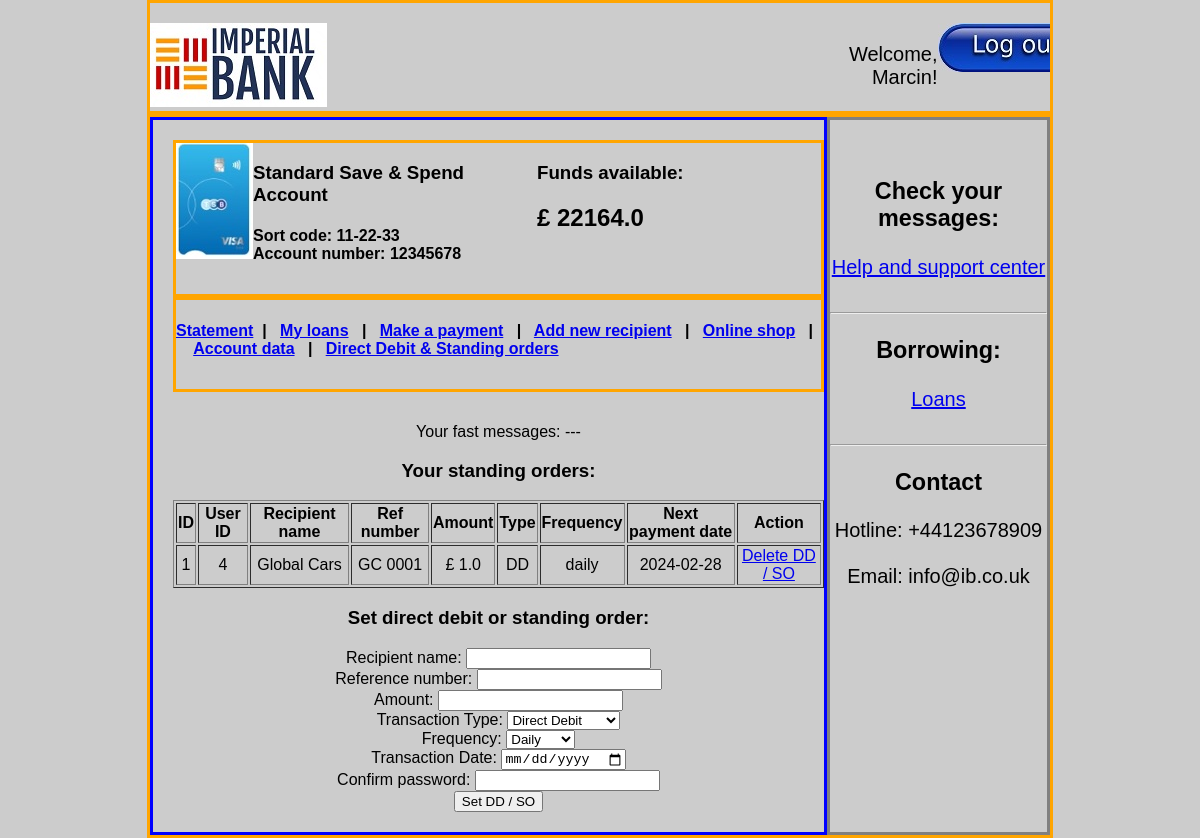
The app's page /direct_debit_standing_orders (signed in) with its own data.
### models/models.py (models this page shows, shortened)
class Users(db.Model, UserMixin):
    id = db.Column(db.Integer, primary_key=True)
    username = db.Column(db.String(50), unique=True, nullable=False)
    password_hash = db.Column(db.String(128), nullable=False)
    role = db.Column(db.String(20), nullable=False, default='client')
    email = db.Column(db.String(120), unique=True, nullable=False)
    phone_number = db.Column(db.String(20), nullable = False)
    country = db.Column(db.String(50))
    transactions = db.relationship('Transaction', backref='user', lazy=True)

class Transaction(db.Model):
    user_id = db.Column(db.Integer, db.ForeignKey('users.id'), nullable=False)
    id = db.Column(db.Integer, primary_key=True)
    transaction_date = db.Column(db.Date, default=date.today)
    transaction_type = db.Column(db.String(20), nullable=False)
    sort_code = db.Column(db.String(10), nullable=False)
    account_number = db.Column(db.String(20), nullable=False)
    transaction_description = db.Column(db.String(255) , nullable=False)
    debit_amount = db.Column(db.Float)
    credit_amount = db.Column(db.Float)
    balance = db.Column(db.Float, nullable=False)

class DDSO(db.Model):
    id = db.Column(db.Integer, primary_key=True)
    user_id = db.Column(db.Integer, db.ForeignKey('users.id'), nullable=False)
    recipient = db.Column(db.String(50),  nullable=False)
    reference_number = db.Column(db.String(100), nullable=False)
    amount = db.Column(db.Float, nullable=False)
    transaction_type = db.Column(db.String(20), nullable=False)
    frequency = db.Column(db.String(50))  # 'daily' 'monthly' etc
    next_payment_date = db.Column(db.Date, nullable=False)

### routes/transfer.py (the view, shortened to what this page needs)
@ddso_bp.route('/direct_debit_standing_orders', methods=['GET', 'POST'])
@login_required
def ddso():
    user_transactions = Transaction.query.filter_by(user_id=current_user.id).all()
    user_dd_so = DDSO.query.filter_by(user_id=current_user.id).all()
    last_transaction = Transaction.query.filter_by(user_id=current_user.id).order_by(Transaction.id.desc()).first()
    form = DDSOForm()
    return render_template('ddso.html', form=form, user=current_user, all_transactions=user_transactions, all_dd_so=user_dd_so,  last_transaction=last_transaction)

### forms/forms.py
class DDSOForm(FlaskForm):
    amount = FloatField('Amount', validators=[DataRequired(), NumberRange(min=0)])
    recipient = StringField('Recipient', validators=[DataRequired()])
    reference_number = StringField('Reference number', validators=[DataRequired()])
    next_payment_date = DateField('Next payment date', format='%Y-%m-%d', validators=[DataRequired()])
    transaction_type = SelectField('Transaction type', choices=[('DD', 'Direct Debit'), ('SO', 'Standing Order')], validators=[DataRequired()])
    frequency = SelectField('Frequency', choices=[('monthly', 'Monthly'), ('daily', 'Daily')], validators=[DataRequired()])
    confirm_password = PasswordField('Confirm Password', validators=[DataRequired()])
    submit = SubmitField('Add DD / SO')

### app.py (called while the page is built)
@app.before_request
def initialize_database():
    db.create_all()
    session.permanent = True

@login_manager.user_loader
def load_user(user_id):
    return Users.query.get(int(user_id))

### templates/ddso.html (shortened to what this page needs)
{% extends 'base2.html' %}
{% block precontent %}
{% with messages = get_flashed_messages() %}
{% if not messages %}
    <p>Your fast messages: ---</p>
{% endif %}
{% endwith %}
<h3>Your standing orders: </h3>
<table border="1" class="center-table">
    <thead>
    <tr>
        <th>ID</th>
        <th>User ID</th>
        <th>Recipient name</th>
        <th>Ref number</th>
        <th>Amount</th>
        <th>Type</th>
        <th>Frequency</th>
        <th>Next payment date</th>
        <th>Action</th>
    </tr>
    </thead>
    <tbody>
    {% for dd_so in all_dd_so %}
        <tr>
            <td>{{ dd_so.id}}</td>
            <td>{{ dd_so.user_id }}</td>
            <td>{{ dd_so.recipient }}</td>
            <td>{{ dd_so.reference_number }}</td>
            <td>£ {{ dd_so.amount }}</td>
            <td>{{ dd_so.transaction_type }}</td>
            <td>{{ dd_so.frequency }}</td>
            <td>{{ dd_so.next_payment_date }}</td>
            <td><a href="{{ url_for('delete_ddso', id = dd_so.id) }}" >Delete DD / SO</a></td>
        </tr>
    {% endfor %}
    </tbody>
</table>
<h3>Set direct debit or standing order:</h3>
<form action="{{ url_for('ddso_bp.ddso') }}" method="post" role="form">
    <label for="recipient">Recipient name:</label>
    <input type="text" id="recipient" name="recipient" required><br>
    <label for="reference_number">Reference number:</label>
    <input type="text" id="reference_number" name="reference_number" required><br>
    <label for="amount">Amount:</label>
    <input type="number" step="0.01" id="amount" name="amount" required><br>
    <label for="transaction_type">Transaction Type:</label>
    <select id="transaction_type" name="transaction_type" def required>
        <option value="DD">Direct Debit</option>
    </select><br>
    <label for="frequency">Frequency:</label>
    <select id="frequency" name="frequency" def required>
        <option value="daily">Daily</option>
    </select><br>
    <label for="next_payment_date">Transaction Date:</label>
    <input type="date" id="next_payment_date" name="next_payment_date" required><br>
    <label for="confirm_password">Confirm password:</label>
    <input type="password" id="confirm_password" name="confirm_password" required><br>
    <input type="submit" value="Set DD / SO"><br>
</form>
{% endblock %}

### templates/base2.html (shortened to what this page needs)
<!DOCTYPE html>
<html lang="en">
<head>
    <link rel="stylesheet" href="{{ url_for('static', filename='styles.css') }}">
</head>
<body>
    <header>
        <div class="container5">
            <div class="left4">
                <img src="{{ url_for('static', filename='imperial-bank-2.jpg') }}">
            </div>
            <div class="right4">
                <p>Welcome, {{ current_user.username }}!</p>
            </div>
            <div class="right4">
                <a href="{{ url_for('logout') }}"><img src="{{ url_for('static', filename='logout.jpg') }}"> </a>
            </div>
        </div>
    </header>
    <main>
        <div class="container5">
            <div class="left5">
                <div class="container100">
                    <div class="visa">
                        <img src="{{ url_for('static', filename='visa.jpg') }}">
                    </div>
                    <div class="visa2">
                        <h3>Standard Save & Spend Account</h3>
                        <h4>Sort code: {{ last_transaction.sort_code }}  <br>
                        Account number: {{ last_transaction.account_number }}</h4>
                    </div>
                    <div class="visa3">
                        <h3>Funds available:</h3>
                        <h2> £ {{ last_transaction.balance }}</h2>
                    </div>
                </div>
                <div class="container100">
                    <h4>
                    <a href="{{ url_for('dashboard') }}"> Statement</a>&nbsp | &nbsp
                    <a href="{{ url_for('my_loans') }}"> My loans</a>  &nbsp | &nbsp
                    <a href="{{ url_for('make_payment') }}"> Make a payment</a>  &nbsp | &nbsp
                    <a href="{{ url_for('add_recipient_bp.add_recipient') }}"> Add new recipient</a>  &nbsp | &nbsp
                    <a href="{{ url_for('online_shop') }}"> Online shop</a>  &nbsp | &nbsp &nbsp
                    <a href="{{ url_for('account_data') }}"> Account data</a>  &nbsp | &nbsp
                    <a href="{{ url_for('ddso_bp.ddso') }}"> Direct Debit & Standing orders</a> </h4>
                </div>
                <div class="center">
                    {% block precontent%}
                    {%  endblock %}
                </div>
            </div>
            <div class="right5">
                <div class="center">
                    <h3>Check your messages: </h3>
                    <a href="{{ url_for('help_center') }}" > Help and support center</a><br><br>
                    <hr>
                    <h3>Borrowing: </h3>
                    <a href="{{ url_for('loans') }}" > Loans </a> <br><br>
                    <hr>
                    <h3>Contact</h3>
                    Hotline: +44123678909 <br><br>
                    Email: info@ib.co.uk
                </div>
            </div>
        </div>
    </main>
</body>
</html>

### static/styles.css (style rules this page uses)
body { font-family: 'Arial', sans-serif; margin: 0; padding: 0; background-color: #ccc; }
.center { margin-left: auto; margin-right: auto; padding-left: 0px; padding-top: 15px; text-align: center; }
.center-table { margin-left: auto; margin-right: auto; text-align: center; width: 100%; }
.left4 { flex: 6; text-align: left; padding-top: 20px; }
.right4 { flex: 1; text-align: right; justify-content: right; overflow: auto; padding-top: 20px; font-size: 20px; }
.container5 { display: flex; justify-content: space-between; margin: 0 auto; max-width: 75%; border-color: orange; border-style: solid; }
.left5 { flex: 3; text-align: left; padding-top: 20px; padding-left: 20px; padding-bottom: 20px; border-color: blue; border-style: solid; }
.right5 { flex: 1; text-align: right; justify-content: right; overflow: auto; padding-top: 20px; font-size: 20px; border-color: grey; border-style: solid; }
.container100 { display: flex; justify-content: space-between; margin: 0 auto; max-width: 100%; border-color: orange; border-style: solid; padding-bottom: 10px; }
.visa { flex: 1; }
.visa2 { flex: 4; }
.visa3 { flex: 4; }

### records on screen
Users: username "Marcin"
Transaction: sort_code "11-22-33", account_number "12345678", balance "22164.0"
DDSO: id "1", user_id "4", recipient "Global Cars", reference_number "GC 0001", amount "1.0", transaction_type "DD", frequency "daily", next_payment_date "2024-02-28"
